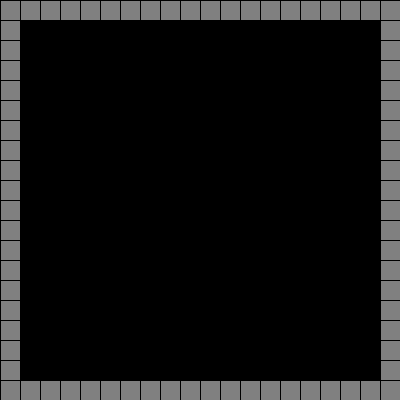
Frame 1 (no input)
Frame 60 (the mouse pressed at the canvas centre just before this capture): identical to frame 1, image omitted
Frame 120 (the mouse held since frame 60 and released just before this capture): identical to frame 1, image omitted

The Processing sketch that drew this single still picture (run headless with seeded random() and noise(); from frame 60 on, the mouse is pressed at the canvas centre):

// Processing sketch: ray_castings
// ── ray_castings.pde
enum TYPE {
  EMPTY, WALL;
}

ArrayList<Surface> surfaces = new ArrayList<Surface>();

Tile[][] tiles;
int TA, TD, TS = 20;

void setup() {
  size(400, 400);


  TA = width / TS;
  TD = height / TS;
  tiles = new Tile[TA][TD];

  for (int x = 0; x < TA; x += 1) {
    for (int y = 0; y < TD; y += 1) {
      TYPE type = TYPE.EMPTY;
      if (x == 0 || y == 0 || x == TA-1 || y == TD -1) {
        type = TYPE.WALL;
      }

      tiles[x][y] = new Tile(x, y, type);
    }
  }
}

PVector mouse = new PVector(0,0);

void draw() {
  mouse.set(mouseX, mouseY);
  background(0);

  for (int x = 0; x < TA; x += 1) {
    for (int y = 0; y < TD; y += 1) {
      Tile t = tiles[x][y];
      
      t.draw();
    }
  }
  
  for (Surface s : surfaces ) {
    s.draw();
  }
}

// ── Input.pde
void mouseReleased() {
  if (mouseButton == LEFT) {
    Tile t = getTileCoords(mouseX,mouseY);
    
    if (t != null) {
      t.toggle();
    }
    setNeighbours();
    setSurfaces();
  }
}

// ── Tile.pde
final String NORTH = "north";
final String SOUTH = "south";
final String EAST = "east";
final String WEST = "west";

class Tile {
  TYPE type = TYPE.EMPTY;
  final int x, y;
  PVector pTL, pTR, pBL, pBR;

  Surface Ns = null, Ss = null, Es = null, Ws = null;
  Tile Nt = null, St = null, Et = null, Wt = null;
  HashMap<String, Tile> nMap = new HashMap<String, Tile>();

  Tile(int x, int y, TYPE type) {
    this.x = x;
    this.y = y;
    this.type = type;
    pTL = new PVector(x * TS, y * TS);
    pTR = new PVector((x * TS) + TS, y * TS);
    pBL = new PVector(x * TS, (y * TS) + TS);
    pBR = new PVector((x * TS)+TS, (y * TS)+TS);
  }

  void setNeighbours() {
    nMap.clear();
    Nt = getTile(x, y-1);
    nMap.put(NORTH, Nt);
    St = getTile(x, y+1);
    nMap.put(SOUTH, St);
    Et = getTile(x+1, y);
    nMap.put(EAST, Et);
    Wt = getTile(x-1, y);
    nMap.put(EAST, Wt);
  }


  void setSurface() {

    Ns = null;
    Es = null;
    Ws = null;
    Ss = null;

    if (isWall(this)) {
      //northern surface
      if (Nt != null) {
        if (isEmpty(Nt)) {
          if (isWall(Wt)) {
            if (Wt.Ns != null) {
              Ns = Wt.Ns;
              Ns.setEnd(pTR.x, pTR.y);
            } else {
              Ns = new Surface(pTL.x, pTL.y, pTR.x, pTR.y);
            }
          } else {
            Ns = new Surface(pTL.x, pTL.y, pTR.x, pTR.y);
          }
        }
      }

      //southern surface
      if (St != null) {
        if (isEmpty(St)) {
          if (isWall(Wt)) {
            if (Wt.Ss != null) {
              Ss = Wt.Ss;
              Ss.setEnd(pBR.x, pBR.y);
            } else {
              Ss = new Surface(pBL.x, pBL.y, pBR.x, pBR.y);
            }
          } else {
            Ss = new Surface(pBL.x, pBL.y, pBR.x, pBR.y);
          }
        }
      }

      //western surface
      if (Wt != null) {
        if (isEmpty(Wt)) {
          if (isWall(Nt)) {
            if (Nt.Ws != null) {
              Ws = Nt.Ws;
              Ws.setEnd(pBL.x, pBL.y);
            } else {
              Ws = new Surface(pTL.x, pTL.y, pBL.x, pBL.y);
            }
          } else {
            Ws = new Surface(pTL.x, pTL.y, pBL.x, pBL.y);
          }
        }
      }

      //eastern surface
      if (Et != null) {
        if (isEmpty(Et)) {
          if (isWall(Nt)) {
            if (Nt.Es != null) {
              Es = Nt.Es;
              Es.setEnd(pBR.x, pBR.y);
            } else {
              Es = new Surface(pTR.x, pTR.y, pBR.x, pBR.y);
            }
          } else {
            Es = new Surface(pTR.x, pTR.y, pBR.x, pBR.y);
          }
        }
      }
    }
  }





  void toggle() {
    if (!isBorder(x, y)) {
      if (type == TYPE.EMPTY) {
        type = TYPE.WALL;
      } else {
        type = TYPE.EMPTY;
      }
    }
  }

  void draw() {
    stroke(0);
    switch (type) {
    case EMPTY:
      fill(0);
      break;
    case WALL:
      fill(128);
      break;
    }
    rect(x * TS, y * TS, TS, TS);
  }
}
Tile getTileCoords(float x, float y) {
  int xx = floor(x / TS);
  int yy = floor(y / TS);

  return getTile(xx, yy);
}

void setNeighbours() {
  for (int x = 0; x < TA; x += 1) {
    for (int y = 0; y < TD; y += 1) {
      tiles[x][y].setNeighbours();
    }
  }
}

void setSurfaces() {
  surfaces.clear();
  for (int x = 0; x < TA; x += 1) {
    for (int y = 0; y < TD; y += 1) {
      tiles[x][y].setSurface();
    }
  }
}



Tile getTile(int x, int y) {
  if (!OOB(x, y)) {
    return tiles[x][y];
  } else {
    return null;
  }
}

boolean OOB(int x, int y) {
  return (x < 0 || x > TA -1 || y < 0 || y > TD-1);
}

boolean isBorder(int x, int y) {
  return (x == 0 || x == TA-1 || y == 0 || y == TD-1);
}

boolean isWall(Tile t) {
  return (t == null || t.type == TYPE.WALL);
}

boolean isEmpty(Tile t) {
  return (t == null || t.type == TYPE.EMPTY);
}

// ── Wall.pde
int ID = 0;

class Surface {
  final int id;
  {
    ID += 1;
    id = ID;
  }
  float x0, y0, x1, y1;


  Surface(float x0, float y0, float x1, float y1) {
    this.x0 = x0;
    this.y0 = y0;
    this.x1 = x1;
    this.y1 = y1;
    surfaces.add(this);
  }

  void setStart(float x, float y) {
    this.x0 = x;
    this.y0 = y;
  }

  void setEnd(float x, float y) {
    this.x1 = x;
    this.y1 = y;
  }

  void draw() {
    stroke(255, 0, 0, 128);
    fill(255, 0, 0, 128);
    line(x0, y0, x1, y1);

    ellipse(x0, y0, 3, 3);
    ellipse(x1, y1, 3, 3);

    stroke(255, 64);



    PVector ip0 = null;
    float ip0Dist = Float.MAX_VALUE;
    PVector ip1 = null;
    float ip1Dist = Float.MAX_VALUE;

    for (Surface s : surfaces) {
      if (s.id == id) continue;
      if (linesIntersect(mouse.x, mouse.y, x0, y0, s.x0, s.y0, s.x1, s.y1)) {
        PVector p = getIntersectionPoint(mouse.x, mouse.y, x0, y0, s.x0, s.y0, s.x1, s.y1);
        float d = PVector.dist(mouse, p); 
        if (d < ip0Dist) {
          ip0 = p.copy();
          ip0Dist = d;
        }
      }


      if (linesIntersect(mouse.x, mouse.y, x1, y1, s.x0, s.y0, s.x1, s.y1)) {
        PVector p = getIntersectionPoint(mouse.x, mouse.y, x1, y1, s.x0, s.y0, s.x1, s.y1);
        float d = PVector.dist(mouse, p);
        if (d < ip1Dist) {
          ip1 = p.copy();
          ip1Dist = d;
        }
      }
    }
    if (ip0 == null ) {
      ip0 = new PVector(x0,y0);
    }
    
    if (ip1 == null) {
      ip1 = new PVector(x1,y1);
    }
    
    line(mouse.x, mouse.y, ip0.x, ip0.y);
    line(mouse.x, mouse.y, ip1.x, ip1.y);
  }
}

// ── funcs.pde
float u(float x1, float y1, float x2, float y2, float x3, float y3, float x4, float y4) {
  float u = (x1 - x2) * (y1 - y3) - (y1 - y2) * (x1 - x3);
  u /= (x1 - x2) * (y3 - y4) - (y1 - y2) * (x3 - x4);
  
  return -u;
}

float t(float x1, float y1, float x2, float y2, float x3, float y3, float x4, float y4) {
  float t = (x1 - x3) * (y3 - y4) - (y1 - y3) * (x3 - x4);
  t /= (x1 - x2) * (y3 - y4) - (y1 - y2) * (x3 - x4);
  
  return t;
}

boolean linesIntersect(float x1, float y1, float x2, float y2, float x3, float y3, float x4, float y4) {
  
  float t = t(x1,y1,x2,y2, x3, y3, x4, y4);
  float u = u(x1,y1,x2,y2, x3, y3, x4, y4);
  
  return (t >= 0 && t <= 1 && u >= 0 && u <= 1) ;
}

PVector getIntersectionPoint(float x1, float y1, float x2, float y2, float x3, float y3, float x4, float y4) {
  PVector p = new PVector();
  
  float t = t(x1,y1,x2,y2, x3, y3, x4, y4);
  
  p.x = (x1 + (t * (x2-x1)));
  p.y = (y1 + (t * (y2-y1)));
  
  
  
  return p;
  
}
